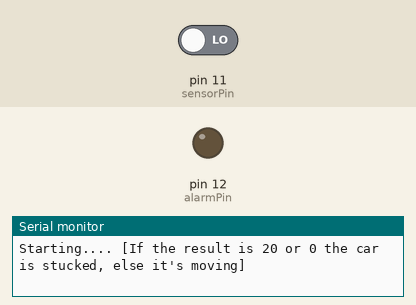
Simulated run of this sketch. Board: Arduino Uno, built with avr-gcc and run on an emulated ATmega328P. Shown: output pins drawn as LEDs (lit = HIGH), the last lines printed to the serial monitor. The inputs (shaded band) are chosen by the test bench; at power-on: pin 11 (sensorPin) LOW.

Above: at 0.1 s.
At 5.7 s:
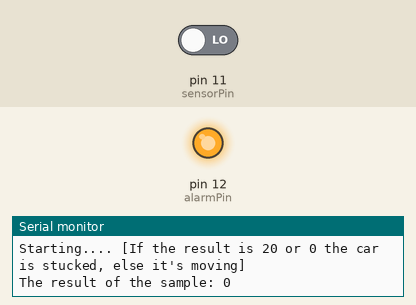
Timing chart, 0 to 7.2 s (numbered marks = the images above):
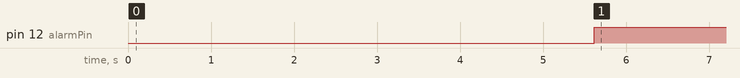

Measured:
- by itself, pin 12 (alarmPin): LOW → HIGH at 5.6 s

The sketch:

sensor_helper_board2_v_0.ino
```cpp
const int sensorPin = 11;
const int alarmPin = 12;
const int num_samples = 20;


void setup() {
  pinMode(sensorPin, INPUT);
  pinMode(alarmPin, OUTPUT);
  Serial.begin(9600);
  Serial.println("Starting.... [If the result is " + String(num_samples) + " or 0 the car is stucked, else it's moving]");

  delay(5000); // this delay is to set up the central MCU and do not let it interpretes some starting signal from this board
}

void loop() {
  int sample_sum = sum_read();
  Serial.println("The result of the sample: " + String(sample_sum));

  if(sample_sum == 0 || sample_sum == num_samples){
      digitalWrite(alarmPin, HIGH);
      }
  else{
      digitalWrite(alarmPin, LOW);
      }

 delay(2000); //the meaning of this big delay is to prevent the activation of the alarm by accidental stop of the wheel during the change of direction
}

int sum_read(){
  int sum = 0;
  for(int i = 0; i < num_samples; i++){
    sum = sum + digitalRead(sensorPin);
    //Serial.println("Attempt: " + String(i) + " | Value: " + String(digitalRead(sensorPin)));
    delay(30);
    }
  return sum;
  }
```
